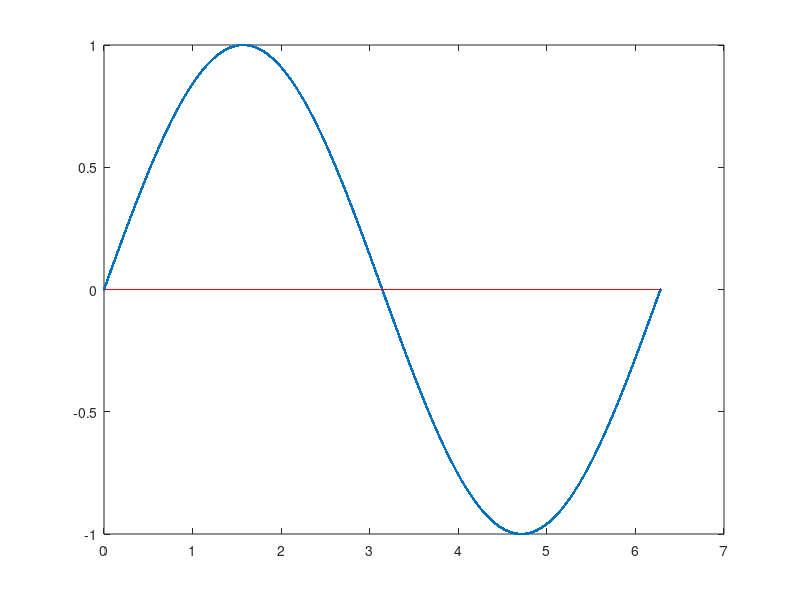

This chart was generated by the following MATLAB code:
%Example Problem
clc, clearvars, close all

%parameters
x = linspace(0,2*pi, 10000000);
y = sin(x);
y_check = 0;

%actions
plot(x,y,'.'), hold on, plot([0, 2*pi],[y_check y_check], '-r')
y_greater = y > y_check;

%output
FinalPercent = sum(y_greater) / length (y) * 100